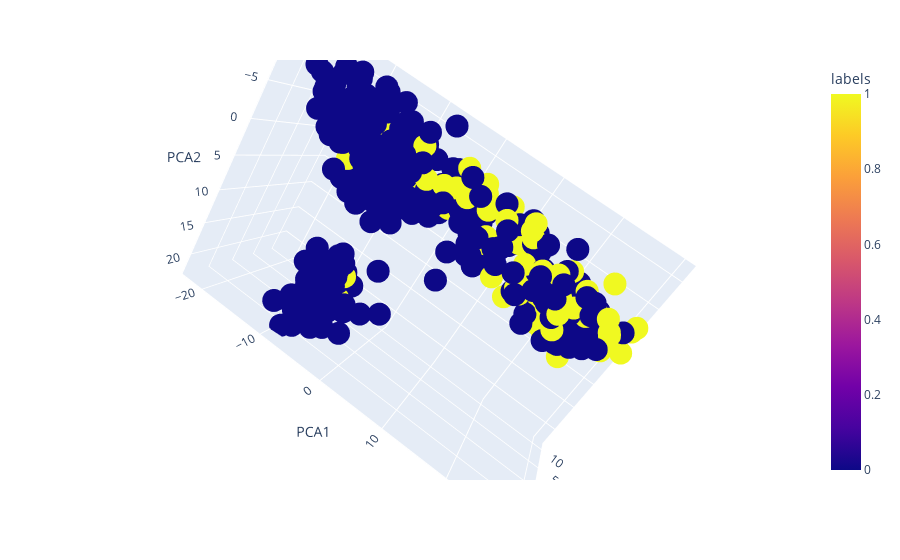

The cell this chart's notebook holds for it:
### Code cell
fig = px.scatter_3d(df_scores, x='PCA1', y='PCA2', z='PCA3',
              color='labels')

fig.show()

### Figure 1 — Plotly figure (JSON) as saved in the notebook; plotly's stock layout.template omitted (floating-point values rounded to 4 significant figures; data arrays with more than 128 entries replaced by an {"elided": "..."} marker saying what was removed)
{"data": [{"hovertemplate": "PCA1=%{x}<br>PCA2=%{y}<br>PCA3=%{z}<br>labels=%{marker.color}<extra></extra>", "legendgroup": "", "marker": {"color": {"elided": "393 int values"}, "coloraxis": "coloraxis", "symbol": "circle"}, "mode": "markers", "name": "", "scene": "scene", "showlegend": false, "type": "scatter3d", "x": {"elided": "393 float values"}, "y": {"elided": "393 float values"}, "z": {"elided": "393 float values"}}], "layout": {"autosize": true, "coloraxis": {"colorbar": {"title": {"text": "labels"}}, "colorscale": [[0, "#0d0887"], [0.1111, "#46039f"], [0.2222, "#7201a8"], [0.3333, "#9c179e"], [0.4444, "#bd3786"], [0.5556, "#d8576b"], [0.6667, "#ed7953"], [0.7778, "#fb9f3a"], [0.8889, "#fdca26"], [1, "#f0f921"]]}, "dragmode": "zoom", "legend": {"tracegroupgap": 0}, "margin": {"t": 60}, "scene": {"aspectmode": "auto", "aspectratio": {"x": 1.567, "y": 1.025, "z": 0.6231}, "camera": {"center": {"x": 4.441e-16, "y": 2.22e-16, "z": 2.22e-16}, "eye": {"x": 0.2209, "y": -0.648, "z": -1.82}, "projection": {"type": "perspective"}, "up": {"x": -0.5793, "y": -0.7876, "z": 0.2101}}, "domain": {"x": [0, 1], "y": [0, 1]}, "dragmode": "orbit", "xaxis": {"title": {"text": "PCA1"}, "type": "linear"}, "yaxis": {"title": {"text": "PCA2"}, "type": "linear"}, "zaxis": {"title": {"text": "PCA3"}, "type": "linear"}}}}
